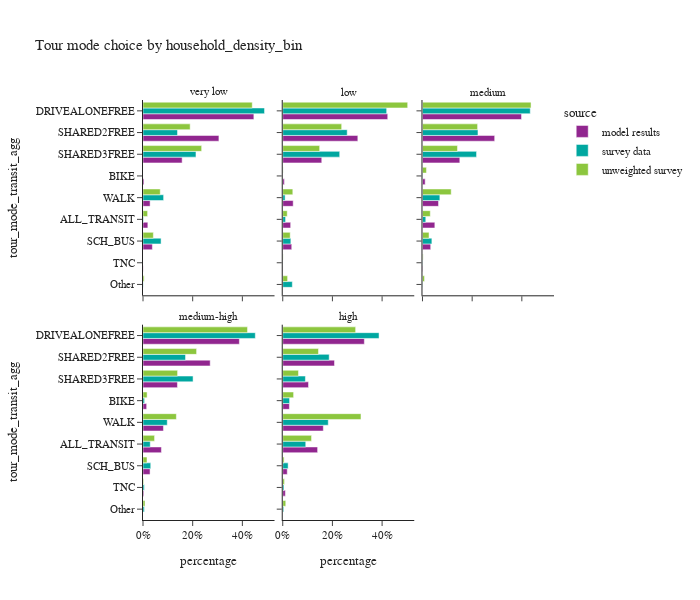
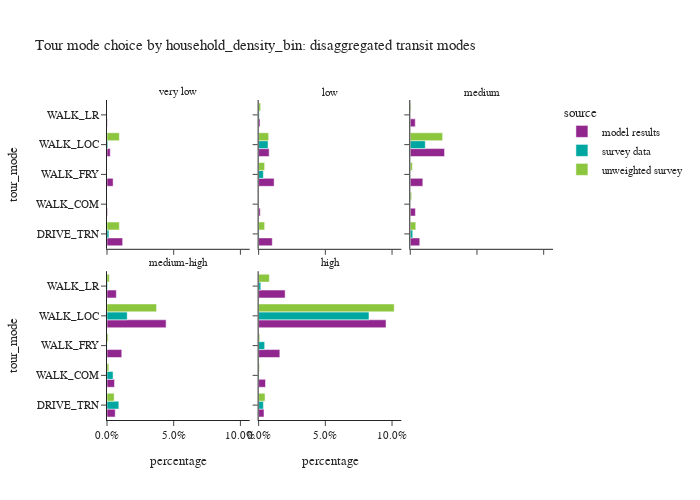

The cell these charts' notebook holds for them, in order:
### Code cell
plot_mode_choice(tour_data,'household_density_bin',3,600)
plot_mode_choice_transit(tour_data,'household_density_bin',3,500)

### Figure 1 — Plotly figure (JSON) as saved in the notebook; plotly's stock layout.template omitted (floating-point values rounded to 4 significant figures)
{"data": [{"alignmentgroup": "True", "hovertemplate": "source=model results<br>household_density_bin=very low<br>percentage=%{x}<br>tour_mode_transit_agg=%{y}<extra></extra>", "legendgroup": "model results", "marker": {"color": "#91268F", "pattern": {"shape": ""}}, "name": "model results", "offsetgroup": "model results", "orientation": "h", "showlegend": true, "textposition": "auto", "x": [0.01949, 0.00408, 0.4463, 0.0, 0.03771, 0.3056, 0.1576, 0.0006653, 0.02857], "xaxis": "x4", "y": ["ALL_TRANSIT", "BIKE", "DRIVEALONEFREE", "Other", "SCH_BUS", "SHARED2FREE", "SHARED3FREE", "TNC", "WALK"], "yaxis": "y4", "type": "bar"}, {"alignmentgroup": "True", "hovertemplate": "source=model results<br>household_density_bin=low<br>percentage=%{x}<br>tour_mode_transit_agg=%{y}<extra></extra>", "legendgroup": "model results", "marker": {"color": "#91268F", "pattern": {"shape": ""}}, "name": "model results", "offsetgroup": "model results", "orientation": "h", "showlegend": false, "textposition": "auto", "x": [0.0319, 0.00662, 0.4227, 0.0, 0.03623, 0.3023, 0.1571, 0.001079, 0.04209], "xaxis": "x5", "y": ["ALL_TRANSIT", "BIKE", "DRIVEALONEFREE", "Other", "SCH_BUS", "SHARED2FREE", "SHARED3FREE", "TNC", "WALK"], "yaxis": "y5", "type": "bar"}, {"alignmentgroup": "True", "hovertemplate": "source=model results<br>household_density_bin=medium<br>percentage=%{x}<br>tour_mode_transit_agg=%{y}<extra></extra>", "legendgroup": "model results", "marker": {"color": "#91268F", "pattern": {"shape": ""}}, "name": "model results", "offsetgroup": "model results", "orientation": "h", "showlegend": false, "textposition": "auto", "x": [0.04978, 0.01084, 0.3988, 0.0, 0.03308, 0.2907, 0.1503, 0.001978, 0.06463], "xaxis": "x6", "y": ["ALL_TRANSIT", "BIKE", "DRIVEALONEFREE", "Other", "SCH_BUS", "SHARED2FREE", "SHARED3FREE", "TNC", "WALK"], "yaxis": "y6", "type": "bar"}, {"alignmentgroup": "True", "hovertemplate": "source=model results<br>household_density_bin=medium-high<br>percentage=%{x}<br>tour_mode_transit_agg=%{y}<extra></extra>", "legendgroup": "model results", "marker": {"color": "#91268F", "pattern": {"shape": ""}}, "name": "model results", "offsetgroup": "model results", "orientation": "h", "showlegend": false, "textposition": "auto", "x": [0.07416, 0.01474, 0.3879, 0.0, 0.02841, 0.2705, 0.1386, 0.003299, 0.08235], "xaxis": "x", "y": ["ALL_TRANSIT", "BIKE", "DRIVEALONEFREE", "Other", "SCH_BUS", "SHARED2FREE", "SHARED3FREE", "TNC", "WALK"], "yaxis": "y", "type": "bar"}, {"alignmentgroup": "True", "hovertemplate": "source=model results<br>household_density_bin=high<br>percentage=%{x}<br>tour_mode_transit_agg=%{y}<extra></extra>", "legendgroup": "model results", "marker": {"color": "#91268F", "pattern": {"shape": ""}}, "name": "model results", "offsetgroup": "model results", "orientation": "h", "showlegend": false, "textposition": "auto", "x": [0.1404, 0.02674, 0.3285, 0.0, 0.01817, 0.2084, 0.1038, 0.01057, 0.1634], "xaxis": "x2", "y": ["ALL_TRANSIT", "BIKE", "DRIVEALONEFREE", "Other", "SCH_BUS", "SHARED2FREE", "SHARED3FREE", "TNC", "WALK"], "yaxis": "y2", "type": "bar"}, {"alignmentgroup": "True", "hovertemplate": "source=survey data<br>household_density_bin=very low<br>percentage=%{x}<br>tour_mode_transit_agg=%{y}<extra></extra>", "legendgroup": "survey data", "marker": {"color": "#00A7A0", "pattern": {"shape": ""}}, "name": "survey data", "offsetgroup": "survey data", "orientation": "h", "showlegend": true, "textposition": "auto", "x": [0.002087, 0.0, 0.4893, 0.0006869, 0.07279, 0.1389, 0.2133, 0.0, 0.08299], "xaxis": "x4", "y": ["ALL_TRANSIT", "BIKE", "DRIVEALONEFREE", "Other", "SCH_BUS", "SHARED2FREE", "SHARED3FREE", "TNC", "WALK"], "yaxis": "y4", "type": "bar"}, {"alignmentgroup": "True", "hovertemplate": "source=survey data<br>household_density_bin=low<br>percentage=%{x}<br>tour_mode_transit_agg=%{y}<extra></extra>", "legendgroup": "survey data", "marker": {"color": "#00A7A0", "pattern": {"shape": ""}}, "name": "survey data", "offsetgroup": "survey data", "orientation": "h", "showlegend": false, "textposition": "auto", "x": [0.01141, 2.233e-05, 0.4184, 0.03856, 0.03273, 0.2595, 0.2293, 0.0005702, 0.009531], "xaxis": "x5", "y": ["ALL_TRANSIT", "BIKE", "DRIVEALONEFREE", "Other", "SCH_BUS", "SHARED2FREE", "SHARED3FREE", "TNC", "WALK"], "yaxis": "y5", "type": "bar"}, {"alignmentgroup": "True", "hovertemplate": "source=survey data<br>household_density_bin=medium<br>percentage=%{x}<br>tour_mode_transit_agg=%{y}<extra></extra>", "legendgroup": "survey data", "marker": {"color": "#00A7A0", "pattern": {"shape": ""}}, "name": "survey data", "offsetgroup": "survey data", "orientation": "h", "showlegend": false, "textposition": "auto", "x": [0.0133, 0.001409, 0.4339, 0.001263, 0.03784, 0.2234, 0.2177, 0.001223, 0.06998], "xaxis": "x6", "y": ["ALL_TRANSIT", "BIKE", "DRIVEALONEFREE", "Other", "SCH_BUS", "SHARED2FREE", "SHARED3FREE", "TNC", "WALK"], "yaxis": "y6", "type": "bar"}, {"alignmentgroup": "True", "hovertemplate": "source=survey data<br>household_density_bin=medium-high<br>percentage=%{x}<br>tour_mode_transit_agg=%{y}<extra></extra>", "legendgroup": "survey data", "marker": {"color": "#00A7A0", "pattern": {"shape": ""}}, "name": "survey data", "offsetgroup": "survey data", "orientation": "h", "showlegend": false, "textposition": "auto", "x": [0.02915, 0.006331, 0.4521, 0.005484, 0.03118, 0.1712, 0.2016, 0.005333, 0.09762], "xaxis": "x", "y": ["ALL_TRANSIT", "BIKE", "DRIVEALONEFREE", "Other", "SCH_BUS", "SHARED2FREE", "SHARED3FREE", "TNC", "WALK"], "yaxis": "y", "type": "bar"}, {"alignmentgroup": "True", "hovertemplate": "source=survey data<br>household_density_bin=high<br>percentage=%{x}<br>tour_mode_transit_agg=%{y}<extra></extra>", "legendgroup": "survey data", "marker": {"color": "#00A7A0", "pattern": {"shape": ""}}, "name": "survey data", "offsetgroup": "survey data", "orientation": "h", "showlegend": false, "textposition": "auto", "x": [0.09263, 0.02753, 0.3877, 0.003979, 0.02171, 0.187, 0.09125, 0.004911, 0.1833], "xaxis": "x2", "y": ["ALL_TRANSIT", "BIKE", "DRIVEALONEFREE", "Other", "SCH_BUS", "SHARED2FREE", "SHARED3FREE", "TNC", "WALK"], "yaxis": "y2", "type": "bar"}, {"alignmentgroup": "True", "hovertemplate": "source=unweighted survey<br>household_density_bin=very low<br>percentage=%{x}<br>tour_mode_transit_agg=%{y}<extra></extra>", "legendgroup": "unweighted survey", "marker": {"color": "#8CC63E", "pattern": {"shape": ""}}, "name": "unweighted survey", "offsetgroup": "unweighted survey", "orientation": "h", "showlegend": true, "textposition": "auto", "x": [0.01852, 0.0, 0.4398, 0.00463, 0.04167, 0.1898, 0.2361, 0.0, 0.06944], "xaxis": "x4", "y": ["ALL_TRANSIT", "BIKE", "DRIVEALONEFREE", "Other", "SCH_BUS", "SHARED2FREE", "SHARED3FREE", "TNC", "WALK"], "yaxis": "y4", "type": "bar"}, {"alignmentgroup": "True", "hovertemplate": "source=unweighted survey<br>household_density_bin=low<br>percentage=%{x}<br>tour_mode_transit_agg=%{y}<extra></extra>", "legendgroup": "unweighted survey", "marker": {"color": "#8CC63E", "pattern": {"shape": ""}}, "name": "unweighted survey", "offsetgroup": "unweighted survey", "orientation": "h", "showlegend": false, "textposition": "auto", "x": [0.01802, 0.001502, 0.503, 0.01952, 0.03003, 0.2372, 0.1486, 0.001502, 0.04054], "xaxis": "x5", "y": ["ALL_TRANSIT", "BIKE", "DRIVEALONEFREE", "Other", "SCH_BUS", "SHARED2FREE", "SHARED3FREE", "TNC", "WALK"], "yaxis": "y5", "type": "bar"}, {"alignmentgroup": "True", "hovertemplate": "source=unweighted survey<br>household_density_bin=medium<br>percentage=%{x}<br>tour_mode_transit_agg=%{y}<extra></extra>", "legendgroup": "unweighted survey", "marker": {"color": "#8CC63E", "pattern": {"shape": ""}}, "name": "unweighted survey", "offsetgroup": "unweighted survey", "orientation": "h", "showlegend": false, "textposition": "auto", "x": [0.03148, 0.016, 0.437, 0.008256, 0.02632, 0.2219, 0.1409, 0.00258, 0.1156], "xaxis": "x6", "y": ["ALL_TRANSIT", "BIKE", "DRIVEALONEFREE", "Other", "SCH_BUS", "SHARED2FREE", "SHARED3FREE", "TNC", "WALK"], "yaxis": "y6", "type": "bar"}, {"alignmentgroup": "True", "hovertemplate": "source=unweighted survey<br>household_density_bin=medium-high<br>percentage=%{x}<br>tour_mode_transit_agg=%{y}<extra></extra>", "legendgroup": "unweighted survey", "marker": {"color": "#8CC63E", "pattern": {"shape": ""}}, "name": "unweighted survey", "offsetgroup": "unweighted survey", "orientation": "h", "showlegend": false, "textposition": "auto", "x": [0.04655, 0.01656, 0.4208, 0.008057, 0.01611, 0.2158, 0.1392, 0.002686, 0.1343], "xaxis": "x", "y": ["ALL_TRANSIT", "BIKE", "DRIVEALONEFREE", "Other", "SCH_BUS", "SHARED2FREE", "SHARED3FREE", "TNC", "WALK"], "yaxis": "y", "type": "bar"}, {"alignmentgroup": "True", "hovertemplate": "source=unweighted survey<br>household_density_bin=high<br>percentage=%{x}<br>tour_mode_transit_agg=%{y}<extra></extra>", "legendgroup": "unweighted survey", "marker": {"color": "#8CC63E", "pattern": {"shape": ""}}, "name": "unweighted survey", "offsetgroup": "unweighted survey", "orientation": "h", "showlegend": false, "textposition": "auto", "x": [0.116, 0.04373, 0.2935, 0.01213, 0.005466, 0.1438, 0.06338, 0.007004, 0.315], "xaxis": "x2", "y": ["ALL_TRANSIT", "BIKE", "DRIVEALONEFREE", "Other", "SCH_BUS", "SHARED2FREE", "SHARED3FREE", "TNC", "WALK"], "yaxis": "y2", "type": "bar"}], "layout": {"xaxis": {"anchor": "y", "domain": [0.0, 0.32], "title": {"text": "percentage"}, "tickformat": ".0%"}, "yaxis": {"anchor": "x", "domain": [0.0, 0.465], "title": {"text": "tour_mode_transit_agg"}, "categoryorder": "array", "categoryarray": ["Other", "TNC", "SCH_BUS", "ALL_TRANSIT", "WALK", "BIKE", "SHARED3FREE", "SHARED2FREE", "DRIVEALONEFREE"]}, "xaxis2": {"anchor": "y2", "domain": [0.34, 0.66], "matches": "x", "title": {"text": "percentage"}, "tickformat": ".0%"}, "yaxis2": {"anchor": "x2", "domain": [0.0, 0.465], "matches": "y", "showticklabels": false}, "xaxis3": {"anchor": "y3", "domain": [0.68, 1.0], "matches": "x", "title": {"text": "percentage"}}, "yaxis3": {"anchor": "x3", "domain": [0.0, 0.465], "matches": "y", "showticklabels": false}, "xaxis4": {"anchor": "y4", "domain": [0.0, 0.32], "matches": "x", "showticklabels": false}, "yaxis4": {"anchor": "x4", "domain": [0.535, 1.0], "matches": "y", "title": {"text": "tour_mode_transit_agg"}, "categoryorder": "array", "categoryarray": ["Other", "TNC", "SCH_BUS", "ALL_TRANSIT", "WALK", "BIKE", "SHARED3FREE", "SHARED2FREE", "DRIVEALONEFREE"]}, "xaxis5": {"anchor": "y5", "domain": [0.34, 0.66], "matches": "x", "showticklabels": false}, "yaxis5": {"anchor": "x5", "domain": [0.535, 1.0], "matches": "y", "showticklabels": false}, "xaxis6": {"anchor": "y6", "domain": [0.68, 1.0], "matches": "x", "showticklabels": false}, "yaxis6": {"anchor": "x6", "domain": [0.535, 1.0], "matches": "y", "showticklabels": false}, "annotations": [{"font": {}, "showarrow": false, "text": "medium-high", "x": 0.16, "xanchor": "center", "xref": "paper", "y": 0.465, "yanchor": "bottom", "yref": "paper"}, {"font": {}, "showarrow": false, "text": "high", "x": 0.5, "xanchor": "center", "xref": "paper", "y": 0.465, "yanchor": "bottom", "yref": "paper"}, {"font": {}, "showarrow": false, "text": "very low", "x": 0.16, "xanchor": "center", "xref": "paper", "y": 1.0, "yanchor": "bottom", "yref": "paper"}, {"font": {}, "showarrow": false, "text": "low", "x": 0.5, "xanchor": "center", "xref": "paper", "y": 1.0, "yanchor": "bottom", "yref": "paper"}, {"font": {}, "showarrow": false, "text": "medium", "x": 0.84, "xanchor": "center", "xref": "paper", "y": 1.0, "yanchor": "bottom", "yref": "paper"}], "legend": {"title": {"text": "source"}, "tracegroupgap": 0}, "title": {"text": "Tour mode choice by household_density_bin"}, "barmode": "group", "height": 600, "width": 700}}

### Figure 2 — Plotly figure (JSON) as saved in the notebook; plotly's stock layout.template omitted (floating-point values rounded to 4 significant figures)
{"data": [{"alignmentgroup": "True", "hovertemplate": "source=model results<br>household_density_bin=very low<br>percentage=%{x}<br>tour_mode=%{y}<extra></extra>", "legendgroup": "model results", "marker": {"color": "#91268F", "pattern": {"shape": ""}}, "name": "model results", "offsetgroup": "model results", "orientation": "h", "showlegend": true, "textposition": "auto", "x": [0.01174, 0.0004289, 0.004591, 0.002436, 0.0002914], "xaxis": "x4", "y": ["DRIVE_TRN", "WALK_COM", "WALK_FRY", "WALK_LOC", "WALK_LR"], "yaxis": "y4", "type": "bar"}, {"alignmentgroup": "True", "hovertemplate": "source=model results<br>household_density_bin=low<br>percentage=%{x}<br>tour_mode=%{y}<extra></extra>", "legendgroup": "model results", "marker": {"color": "#91268F", "pattern": {"shape": ""}}, "name": "model results", "offsetgroup": "model results", "orientation": "h", "showlegend": false, "textposition": "auto", "x": [0.01022, 0.001178, 0.01159, 0.007878, 0.001037], "xaxis": "x5", "y": ["DRIVE_TRN", "WALK_COM", "WALK_FRY", "WALK_LOC", "WALK_LR"], "yaxis": "y5", "type": "bar"}, {"alignmentgroup": "True", "hovertemplate": "source=model results<br>household_density_bin=medium<br>percentage=%{x}<br>tour_mode=%{y}<extra></extra>", "legendgroup": "model results", "marker": {"color": "#91268F", "pattern": {"shape": ""}}, "name": "model results", "offsetgroup": "model results", "orientation": "h", "showlegend": false, "textposition": "auto", "x": [0.007097, 0.003856, 0.009407, 0.02568, 0.003735], "xaxis": "x6", "y": ["DRIVE_TRN", "WALK_COM", "WALK_FRY", "WALK_LOC", "WALK_LR"], "yaxis": "y6", "type": "bar"}, {"alignmentgroup": "True", "hovertemplate": "source=model results<br>household_density_bin=medium-high<br>percentage=%{x}<br>tour_mode=%{y}<extra></extra>", "legendgroup": "model results", "marker": {"color": "#91268F", "pattern": {"shape": ""}}, "name": "model results", "offsetgroup": "model results", "orientation": "h", "showlegend": false, "textposition": "auto", "x": [0.006171, 0.005628, 0.01107, 0.0443, 0.006993], "xaxis": "x", "y": ["DRIVE_TRN", "WALK_COM", "WALK_FRY", "WALK_LOC", "WALK_LR"], "yaxis": "y", "type": "bar"}, {"alignmentgroup": "True", "hovertemplate": "source=model results<br>household_density_bin=high<br>percentage=%{x}<br>tour_mode=%{y}<extra></extra>", "legendgroup": "model results", "marker": {"color": "#91268F", "pattern": {"shape": ""}}, "name": "model results", "offsetgroup": "model results", "orientation": "h", "showlegend": false, "textposition": "auto", "x": [0.004008, 0.005135, 0.01589, 0.09549, 0.01987], "xaxis": "x2", "y": ["DRIVE_TRN", "WALK_COM", "WALK_FRY", "WALK_LOC", "WALK_LR"], "yaxis": "y2", "type": "bar"}, {"alignmentgroup": "True", "hovertemplate": "source=survey data<br>household_density_bin=very low<br>percentage=%{x}<br>tour_mode=%{y}<extra></extra>", "legendgroup": "survey data", "marker": {"color": "#00A7A0", "pattern": {"shape": ""}}, "name": "survey data", "offsetgroup": "survey data", "orientation": "h", "showlegend": true, "textposition": "auto", "x": [0.00143, 0.0, 0.0, 0.0006567, 0.0], "xaxis": "x4", "y": ["DRIVE_TRN", "WALK_COM", "WALK_FRY", "WALK_LOC", "WALK_LR"], "yaxis": "y4", "type": "bar"}, {"alignmentgroup": "True", "hovertemplate": "source=survey data<br>household_density_bin=low<br>percentage=%{x}<br>tour_mode=%{y}<extra></extra>", "legendgroup": "survey data", "marker": {"color": "#00A7A0", "pattern": {"shape": ""}}, "name": "survey data", "offsetgroup": "survey data", "orientation": "h", "showlegend": false, "textposition": "auto", "x": [0.000328, 0.0, 0.003547, 0.007049, 0.0004878], "xaxis": "x5", "y": ["DRIVE_TRN", "WALK_COM", "WALK_FRY", "WALK_LOC", "WALK_LR"], "yaxis": "y5", "type": "bar"}, {"alignmentgroup": "True", "hovertemplate": "source=survey data<br>household_density_bin=medium<br>percentage=%{x}<br>tour_mode=%{y}<extra></extra>", "legendgroup": "survey data", "marker": {"color": "#00A7A0", "pattern": {"shape": ""}}, "name": "survey data", "offsetgroup": "survey data", "orientation": "h", "showlegend": false, "textposition": "auto", "x": [0.001847, 9.907e-05, 9.754e-05, 0.01125, 0.0], "xaxis": "x6", "y": ["DRIVE_TRN", "WALK_COM", "WALK_FRY", "WALK_LOC", "WALK_LR"], "yaxis": "y6", "type": "bar"}, {"alignmentgroup": "True", "hovertemplate": "source=survey data<br>household_density_bin=medium-high<br>percentage=%{x}<br>tour_mode=%{y}<extra></extra>", "legendgroup": "survey data", "marker": {"color": "#00A7A0", "pattern": {"shape": ""}}, "name": "survey data", "offsetgroup": "survey data", "orientation": "h", "showlegend": false, "textposition": "auto", "x": [0.008871, 0.004565, 0.0001226, 0.01514, 0.0004485], "xaxis": "x", "y": ["DRIVE_TRN", "WALK_COM", "WALK_FRY", "WALK_LOC", "WALK_LR"], "yaxis": "y", "type": "bar"}, {"alignmentgroup": "True", "hovertemplate": "source=survey data<br>household_density_bin=high<br>percentage=%{x}<br>tour_mode=%{y}<extra></extra>", "legendgroup": "survey data", "marker": {"color": "#00A7A0", "pattern": {"shape": ""}}, "name": "survey data", "offsetgroup": "survey data", "orientation": "h", "showlegend": false, "textposition": "auto", "x": [0.003586, 0.0001974, 0.004515, 0.08271, 0.001622], "xaxis": "x2", "y": ["DRIVE_TRN", "WALK_COM", "WALK_FRY", "WALK_LOC", "WALK_LR"], "yaxis": "y2", "type": "bar"}, {"alignmentgroup": "True", "hovertemplate": "source=unweighted survey<br>household_density_bin=very low<br>percentage=%{x}<br>tour_mode=%{y}<extra></extra>", "legendgroup": "unweighted survey", "marker": {"color": "#8CC63E", "pattern": {"shape": ""}}, "name": "unweighted survey", "offsetgroup": "unweighted survey", "orientation": "h", "showlegend": true, "textposition": "auto", "x": [0.009259, 0.0, 0.0, 0.009259, 0.0], "xaxis": "x4", "y": ["DRIVE_TRN", "WALK_COM", "WALK_FRY", "WALK_LOC", "WALK_LR"], "yaxis": "y4", "type": "bar"}, {"alignmentgroup": "True", "hovertemplate": "source=unweighted survey<br>household_density_bin=low<br>percentage=%{x}<br>tour_mode=%{y}<extra></extra>", "legendgroup": "unweighted survey", "marker": {"color": "#8CC63E", "pattern": {"shape": ""}}, "name": "unweighted survey", "offsetgroup": "unweighted survey", "orientation": "h", "showlegend": false, "textposition": "auto", "x": [0.004505, 0.0, 0.004505, 0.007508, 0.001502], "xaxis": "x5", "y": ["DRIVE_TRN", "WALK_COM", "WALK_FRY", "WALK_LOC", "WALK_LR"], "yaxis": "y5", "type": "bar"}, {"alignmentgroup": "True", "hovertemplate": "source=unweighted survey<br>household_density_bin=medium<br>percentage=%{x}<br>tour_mode=%{y}<extra></extra>", "legendgroup": "unweighted survey", "marker": {"color": "#8CC63E", "pattern": {"shape": ""}}, "name": "unweighted survey", "offsetgroup": "unweighted survey", "orientation": "h", "showlegend": false, "textposition": "auto", "x": [0.004128, 0.001032, 0.001548, 0.02425, 0.000516], "xaxis": "x6", "y": ["DRIVE_TRN", "WALK_COM", "WALK_FRY", "WALK_LOC", "WALK_LR"], "yaxis": "y6", "type": "bar"}, {"alignmentgroup": "True", "hovertemplate": "source=unweighted survey<br>household_density_bin=medium-high<br>percentage=%{x}<br>tour_mode=%{y}<extra></extra>", "legendgroup": "unweighted survey", "marker": {"color": "#8CC63E", "pattern": {"shape": ""}}, "name": "unweighted survey", "offsetgroup": "unweighted survey", "orientation": "h", "showlegend": false, "textposition": "auto", "x": [0.005372, 0.001343, 0.0008953, 0.03715, 0.001791], "xaxis": "x", "y": ["DRIVE_TRN", "WALK_COM", "WALK_FRY", "WALK_LOC", "WALK_LR"], "yaxis": "y", "type": "bar"}, {"alignmentgroup": "True", "hovertemplate": "source=unweighted survey<br>household_density_bin=high<br>percentage=%{x}<br>tour_mode=%{y}<extra></extra>", "legendgroup": "unweighted survey", "marker": {"color": "#8CC63E", "pattern": {"shape": ""}}, "name": "unweighted survey", "offsetgroup": "unweighted survey", "orientation": "h", "showlegend": false, "textposition": "auto", "x": [0.004783, 0.0006833, 0.0008541, 0.1016, 0.008029], "xaxis": "x2", "y": ["DRIVE_TRN", "WALK_COM", "WALK_FRY", "WALK_LOC", "WALK_LR"], "yaxis": "y2", "type": "bar"}], "layout": {"xaxis": {"anchor": "y", "domain": [0.0, 0.32], "title": {"text": "percentage"}, "tickformat": ".1%"}, "yaxis": {"anchor": "x", "domain": [0.0, 0.465], "title": {"text": "tour_mode"}}, "xaxis2": {"anchor": "y2", "domain": [0.34, 0.66], "matches": "x", "title": {"text": "percentage"}, "tickformat": ".1%"}, "yaxis2": {"anchor": "x2", "domain": [0.0, 0.465], "matches": "y", "showticklabels": false}, "xaxis3": {"anchor": "y3", "domain": [0.68, 1.0], "matches": "x", "title": {"text": "percentage"}}, "yaxis3": {"anchor": "x3", "domain": [0.0, 0.465], "matches": "y", "showticklabels": false}, "xaxis4": {"anchor": "y4", "domain": [0.0, 0.32], "matches": "x", "showticklabels": false}, "yaxis4": {"anchor": "x4", "domain": [0.535, 1.0], "matches": "y", "title": {"text": "tour_mode"}}, "xaxis5": {"anchor": "y5", "domain": [0.34, 0.66], "matches": "x", "showticklabels": false}, "yaxis5": {"anchor": "x5", "domain": [0.535, 1.0], "matches": "y", "showticklabels": false}, "xaxis6": {"anchor": "y6", "domain": [0.68, 1.0], "matches": "x", "showticklabels": false}, "yaxis6": {"anchor": "x6", "domain": [0.535, 1.0], "matches": "y", "showticklabels": false}, "annotations": [{"font": {}, "showarrow": false, "text": "medium-high", "x": 0.16, "xanchor": "center", "xref": "paper", "y": 0.465, "yanchor": "bottom", "yref": "paper"}, {"font": {}, "showarrow": false, "text": "high", "x": 0.5, "xanchor": "center", "xref": "paper", "y": 0.465, "yanchor": "bottom", "yref": "paper"}, {"font": {}, "showarrow": false, "text": "very low", "x": 0.16, "xanchor": "center", "xref": "paper", "y": 1.0, "yanchor": "bottom", "yref": "paper"}, {"font": {}, "showarrow": false, "text": "low", "x": 0.5, "xanchor": "center", "xref": "paper", "y": 1.0, "yanchor": "bottom", "yref": "paper"}, {"font": {}, "showarrow": false, "text": "medium", "x": 0.84, "xanchor": "center", "xref": "paper", "y": 1.0, "yanchor": "bottom", "yref": "paper"}], "legend": {"title": {"text": "source"}, "tracegroupgap": 0}, "title": {"text": "Tour mode choice by household_density_bin: disaggregated transit modes"}, "barmode": "group", "height": 500, "width": 700}}
